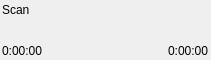
<?xml version="1.0" encoding="UTF-8"?>
<ui version="4.0">
 <class>Form</class>
 <widget class="QWidget" name="Form">
  <property name="geometry">
   <rect>
    <x>0</x>
    <y>0</y>
    <width>211</width>
    <height>60</height>
   </rect>
  </property>
  <property name="sizePolicy">
   <sizepolicy hsizetype="Preferred" vsizetype="Preferred">
    <horstretch>0</horstretch>
    <verstretch>0</verstretch>
   </sizepolicy>
  </property>
  <property name="minimumSize">
   <size>
    <width>0</width>
    <height>60</height>
   </size>
  </property>
  <property name="maximumSize">
   <size>
    <width>16777215</width>
    <height>16777215</height>
   </size>
  </property>
  <property name="windowTitle">
   <string>Form</string>
  </property>
  <layout class="QVBoxLayout" name="verticalLayout">
   <property name="spacing">
    <number>1</number>
   </property>
   <property name="leftMargin">
    <number>2</number>
   </property>
   <property name="topMargin">
    <number>0</number>
   </property>
   <property name="rightMargin">
    <number>2</number>
   </property>
   <property name="bottomMargin">
    <number>0</number>
   </property>
   <item>
    <layout class="QHBoxLayout" name="source_layout">
     <item>
      <widget class="QLabel" name="source_label">
       <property name="maximumSize">
        <size>
         <width>16777215</width>
         <height>20</height>
        </size>
       </property>
       <property name="text">
        <string>Scan</string>
       </property>
      </widget>
     </item>
     <item>
      <spacer name="source_spacer">
       <property name="orientation">
        <enum>Qt::Orientation::Horizontal</enum>
       </property>
       <property name="sizeHint" stdset="0">
        <size>
         <width>40</width>
         <height>10</height>
        </size>
       </property>
      </spacer>
     </item>
    </layout>
   </item>
   <item>
    <widget class="BECProgressBar" name="progressbar">
     <property name="padding_left_right" stdset="0">
      <double>2.000000000000000</double>
     </property>
    </widget>
   </item>
   <item>
    <layout class="QHBoxLayout" name="timer_layout">
     <item>
      <widget class="QLabel" name="remaining_time_label">
       <property name="maximumSize">
        <size>
         <width>16777215</width>
         <height>20</height>
        </size>
       </property>
       <property name="text">
        <string>0:00:00</string>
       </property>
      </widget>
     </item>
     <item>
      <spacer name="timer_spacer">
       <property name="orientation">
        <enum>Qt::Orientation::Horizontal</enum>
       </property>
       <property name="sizeHint" stdset="0">
        <size>
         <width>40</width>
         <height>0</height>
        </size>
       </property>
      </spacer>
     </item>
     <item>
      <widget class="QLabel" name="elapsed_time_label">
       <property name="maximumSize">
        <size>
         <width>16777215</width>
         <height>20</height>
        </size>
       </property>
       <property name="text">
        <string>0:00:00</string>
       </property>
      </widget>
     </item>
    </layout>
   </item>
  </layout>
 </widget>
 <customwidgets>
  <customwidget>
   <class>BECProgressBar</class>
   <extends>QWidget</extends>
   <header>bec_progress_bar</header>
  </customwidget>
 </customwidgets>
 <resources/>
 <connections/>
</ui>
